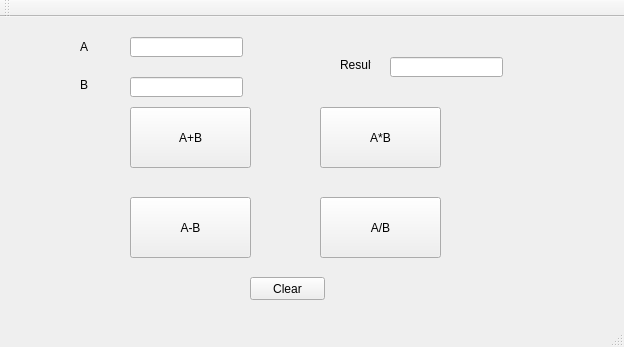
<?xml version="1.0" encoding="UTF-8"?>
<ui version="4.0">
 <class>MainWindow</class>
 <widget class="QMainWindow" name="MainWindow">
  <property name="geometry">
   <rect>
    <x>0</x>
    <y>0</y>
    <width>624</width>
    <height>347</height>
   </rect>
  </property>
  <property name="windowTitle">
   <string>MainWindow</string>
  </property>
  <widget class="QWidget" name="centralWidget">
   <widget class="QPushButton" name="pushButton">
    <property name="geometry">
     <rect>
      <x>130</x>
      <y>90</y>
      <width>121</width>
      <height>61</height>
     </rect>
    </property>
    <property name="text">
     <string>A+B</string>
    </property>
   </widget>
   <widget class="QPushButton" name="pushButton_2">
    <property name="geometry">
     <rect>
      <x>320</x>
      <y>90</y>
      <width>121</width>
      <height>61</height>
     </rect>
    </property>
    <property name="text">
     <string>A*B</string>
    </property>
   </widget>
   <widget class="QPushButton" name="pushButton_3">
    <property name="geometry">
     <rect>
      <x>130</x>
      <y>180</y>
      <width>121</width>
      <height>61</height>
     </rect>
    </property>
    <property name="text">
     <string>A-B</string>
    </property>
   </widget>
   <widget class="QPushButton" name="pushButton_4">
    <property name="geometry">
     <rect>
      <x>320</x>
      <y>180</y>
      <width>121</width>
      <height>61</height>
     </rect>
    </property>
    <property name="text">
     <string>A/B</string>
    </property>
   </widget>
   <widget class="QPushButton" name="pushButton_5">
    <property name="geometry">
     <rect>
      <x>250</x>
      <y>260</y>
      <width>75</width>
      <height>23</height>
     </rect>
    </property>
    <property name="text">
     <string>Clear</string>
    </property>
   </widget>
   <widget class="QLineEdit" name="lineEdit">
    <property name="geometry">
     <rect>
      <x>130</x>
      <y>20</y>
      <width>113</width>
      <height>20</height>
     </rect>
    </property>
   </widget>
   <widget class="QLineEdit" name="lineEdit_2">
    <property name="geometry">
     <rect>
      <x>130</x>
      <y>60</y>
      <width>113</width>
      <height>20</height>
     </rect>
    </property>
   </widget>
   <widget class="QLineEdit" name="lineEdit_3">
    <property name="geometry">
     <rect>
      <x>390</x>
      <y>40</y>
      <width>113</width>
      <height>20</height>
     </rect>
    </property>
   </widget>
   <widget class="QLabel" name="label">
    <property name="geometry">
     <rect>
      <x>80</x>
      <y>20</y>
      <width>20</width>
      <height>20</height>
     </rect>
    </property>
    <property name="text">
     <string>A</string>
    </property>
   </widget>
   <widget class="QLabel" name="label_2">
    <property name="geometry">
     <rect>
      <x>80</x>
      <y>60</y>
      <width>16</width>
      <height>16</height>
     </rect>
    </property>
    <property name="text">
     <string>B</string>
    </property>
   </widget>
   <widget class="QLabel" name="label_3">
    <property name="geometry">
     <rect>
      <x>340</x>
      <y>40</y>
      <width>31</width>
      <height>16</height>
     </rect>
    </property>
    <property name="text">
     <string>Result</string>
    </property>
   </widget>
  </widget>
  <widget class="QMenuBar" name="menuBar">
   <property name="geometry">
    <rect>
     <x>0</x>
     <y>0</y>
     <width>624</width>
     <height>21</height>
    </rect>
   </property>
  </widget>
  <widget class="QToolBar" name="mainToolBar">
   <attribute name="toolBarArea">
    <enum>TopToolBarArea</enum>
   </attribute>
   <attribute name="toolBarBreak">
    <bool>false</bool>
   </attribute>
  </widget>
  <widget class="QStatusBar" name="statusBar"/>
 </widget>
 <layoutdefault spacing="6" margin="11"/>
 <resources/>
 <connections/>
</ui>
